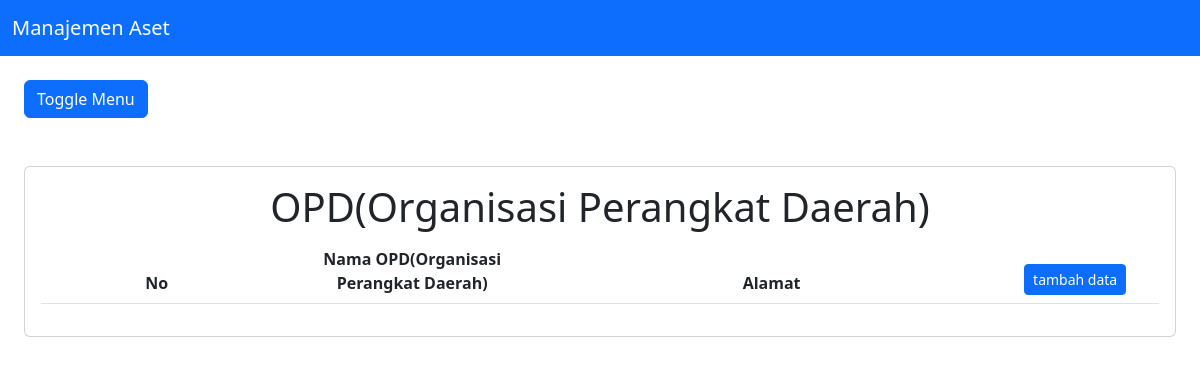
Before: /opd/index.php with the older database file.
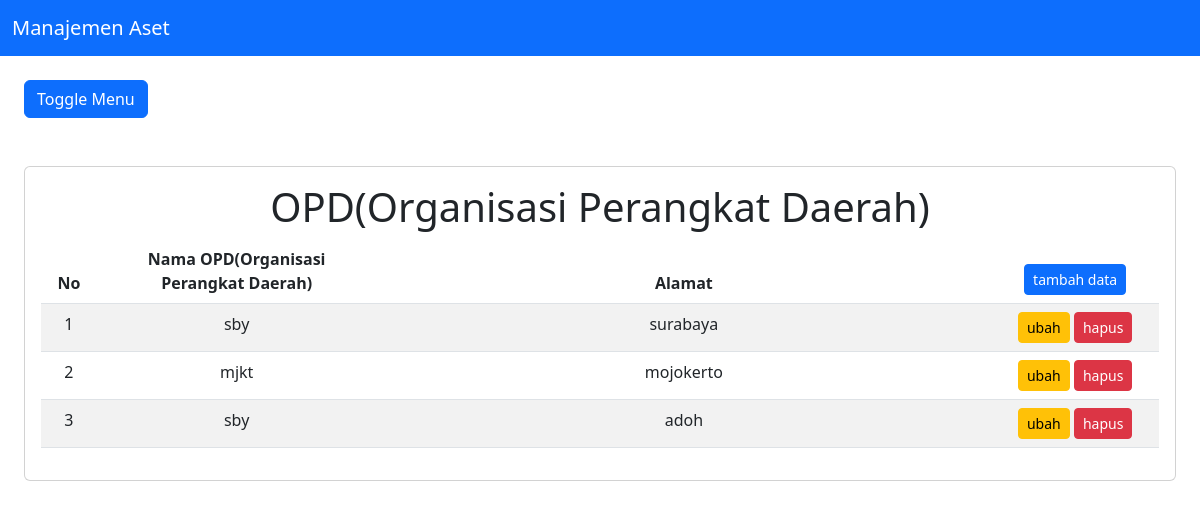
After: the same page with the newer database file.
### tables this page shows
CREATE TABLE `opd`  (
  `id_opd` int NOT NULL AUTO_INCREMENT,
  `nama_opd` varchar(255) NOT NULL,
  `alamat_opd` varchar(255) NOT NULL,
  PRIMARY KEY (`id_opd`) USING BTREE,
  INDEX `nama_opd`(`nama_opd`) USING BTREE,
  INDEX `nama_opd_2`(`nama_opd`, `id_opd`, `alamat_opd`) USING BTREE,
  INDEX `nama_opd_3`(`nama_opd`, `id_opd`) USING BTREE
);

### koneksi.php (called while the page is built)
<?php
$db = mysqli_connect("localhost", "root", "", "pendataan");
function query($query)
{
    global $db;
    $result = mysqli_query($db, $query);
    $rows = [];
    while ($row = mysqli_fetch_assoc($result)) {
        $rows[] = $row;
    }
    return $rows;
}

### opd/index.php (the view, shortened to what this page needs)
<?php
require '../header.php';
$opd = query("SELECT * FROM opd ORDER BY id_opd Asc");
?>
<body>
  <div class="p-4" id="main-content">
    <button class="btn btn-primary" id="button-toggle">
      Toggle Menu
    </button>
    <div class="card mt-5">
      <div class="card-body">
        <h1 style="text-align:center">OPD(Organisasi Perangkat Daerah) </h1>
        <table class="table table-striped" id="datatable">
          <thead>
            <tr style="text-align:center">
              <th style="text-align:center" style="width: 15%">No</th>
              <th width="25%" style="text-align:center">Nama OPD(Organisasi Perangkat Daerah)</th>
              <th style="text-align:center">Alamat</th>
              <th width="15%" style="text-align:center">
                <a class="btn btn-sm btn-primary" href="tambah.php" role="button">tambah data</a>
              </th>
            </tr>
          <tbody>
            <?php $no = 1; ?>
            <?php foreach ($opd as $row) : ?>
              <tr>
                <td width="5%" style="text-align: center;" scope="row"><?= $no; ?></td>
                <td style="text-align: center;"><?= $row["nama_opd"]; ?></td>
                <td style="text-align: center;"><?= $row["alamat_opd"]; ?></td>
                <td style="text-align: center">
                  <a class="btn btn-sm btn-warning" href="ubah.php?id_opd=<?= $row["id_opd"]; ?>" role="button">ubah</a>
                  <a class="btn btn-sm btn-danger" href="hapus.php?id_opd=<?= $row["id_opd"]; ?>" onclick="return confirm('yakin?');" role="button">hapus</a>
                </td>
              </tr>
            <?php $no++;
            endforeach; ?>
          </tbody>
          </thead>
        </table>
      </div>
    </div>
  </div>
</body>
<?php require '../footer.php'; ?>

Changed rows visible on the page:
added opd: nama_opd "sby", alamat_opd "surabaya"
added opd: nama_opd "mjkt", alamat_opd "mojokerto"
added opd: nama_opd "sby", alamat_opd "adoh"
